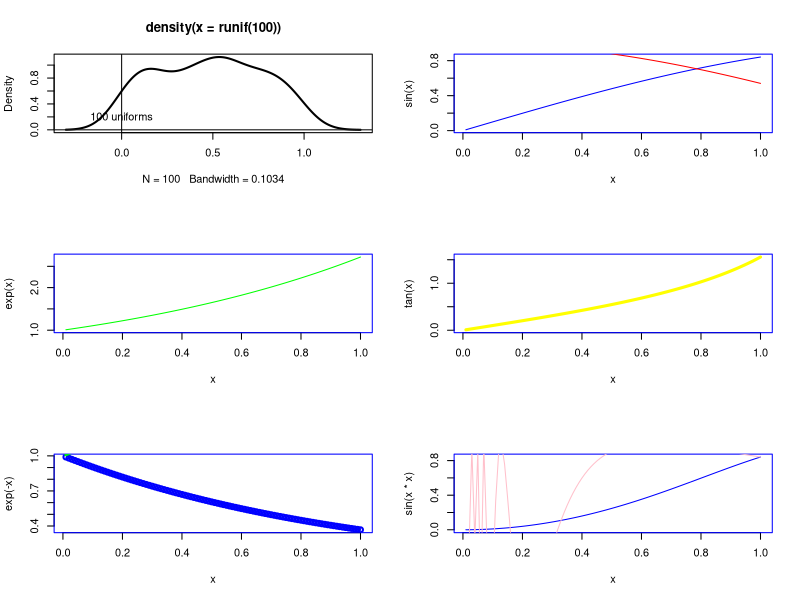

Generate this figure with R:

# Goal: To make a panel of pictures.

par(mfrow=c(3,2))                       # 3 rows, 2 columns.

# Now the next 6 pictures will be placed on these 6 regions. 

# 1 --

plot(density(runif(100)), lwd=2)
text(x=0, y=0.2, "100 uniforms")        
abline(h=0, v=0)
	          # All these statements effect the 1st plot.

x=seq(0.01,1,0.01)
par(col="blue")                        # default colour to blue.

# 2 --
plot(x, sin(x), type="l")
lines(x, cos(x), type="l", col="red")

# 3 --
plot(x, exp(x), type="l", col="green")
lines(x, log(x), type="l", col="orange")

# 4 --
plot(x, tan(x), type="l", lwd=3, col="yellow")

# 5 --
plot(x, exp(-x), lwd=2)
lines(x, exp(x), col="green", lwd=3)

# 6 --
plot(x, sin(x*x), type="l")
lines(x, sin(1/x), col="pink")

# code is committed
